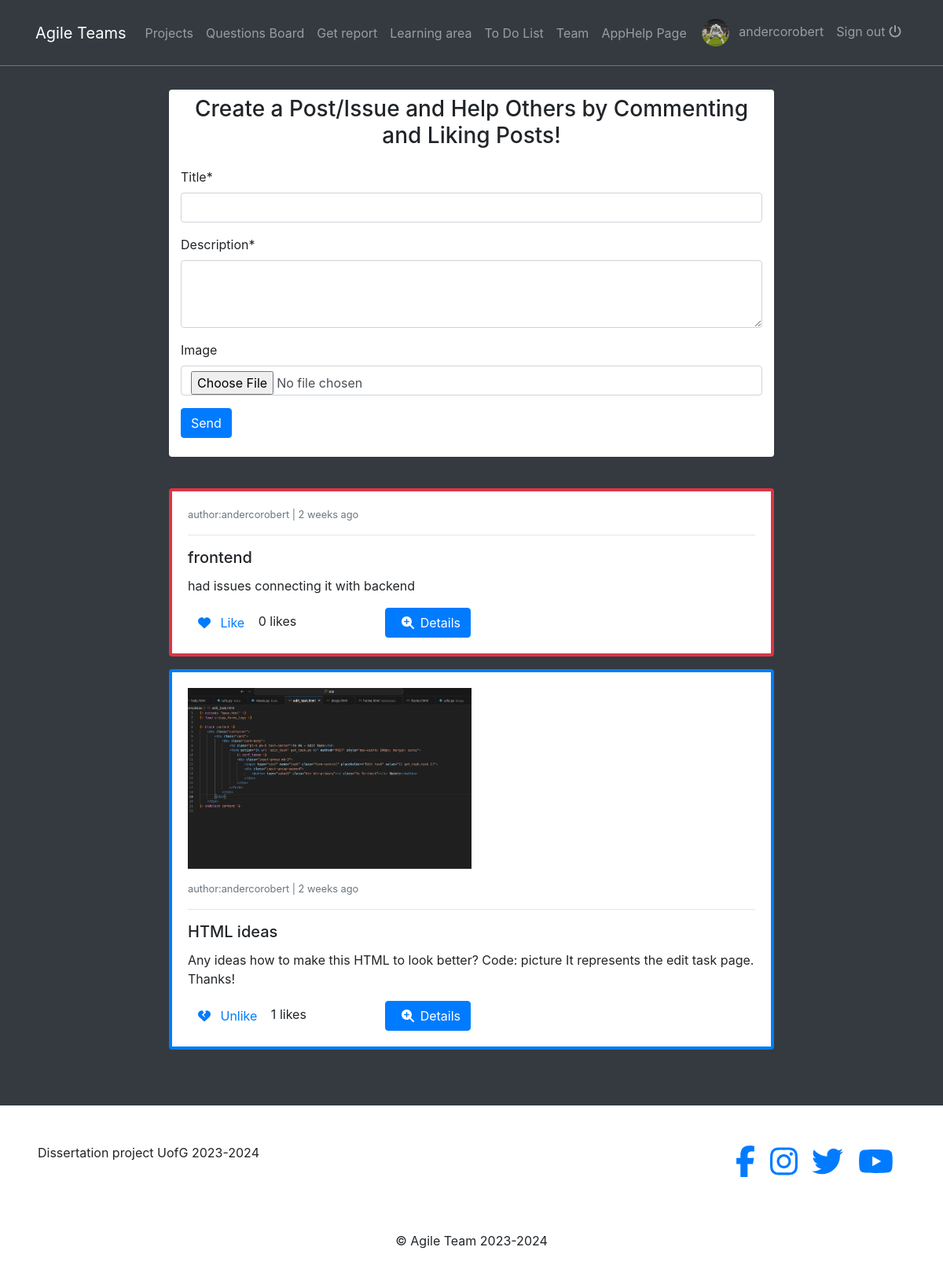
The page /posts/ (signed in) on the database its author committed.
### posts/models.py (models this page shows, shortened)
class Post(models.Model):
    author = models.ForeignKey(Profile, on_delete=models.CASCADE)
    liked = models.ManyToManyField(Profile, related_name="liked", blank=True)
    updated = models.DateTimeField(auto_now=True)
    created = models.DateTimeField(auto_now_add=True)

class ProblemPost(Post):
    report = models.ForeignKey(Report, on_delete=models.CASCADE)
    problem_reported = models.ForeignKey(ProblemReported, on_delete=models.CASCADE)
    objects = PostManager()
    def get_absolute_url(self):
        return reverse("posts:pp-detail", kwargs={"pk1": self.pk, 'pk': self.problem_reported.id})

class Post(models.Model):
    author = models.ForeignKey(Profile, on_delete=models.CASCADE)
    liked = models.ManyToManyField(Profile, related_name="liked", blank=True)
    updated = models.DateTimeField(auto_now=True)
    created = models.DateTimeField(auto_now_add=True)

class GeneralPost(Post):
    title = models.CharField(max_length=200)
    description = models.CharField(max_length=300)
    image = models.ImageField(upload_to=get_upload_path, blank=True, validators=[FileExtensionValidator(['png','jpg', 'jpeg'])])
    def get_absolute_url(self):
        return reverse("posts:gp-detail", kwargs={"pk": self.pk})

### reports/models.py (models this page shows, shortened)
class ProblemReported(models.Model):
    category = models.ForeignKey(Category, on_delete=models.CASCADE)
    description = models.TextField()
    problem_id = models.CharField(max_length=12, unique=True, blank=True, default=random_code)
    breakdown = models.PositiveIntegerField()
    public = models.BooleanField(default=False)
    user = models.ForeignKey(User, on_delete=models.CASCADE)
    report = models.ForeignKey(Report, on_delete=models.CASCADE)
    updated = models.DateTimeField(auto_now=True)
    created = models.DateTimeField(auto_now_add=True)
    objects=ProblemReportedManager()
    class Meta:
        verbose_name = "Problem Reported"
        verbose_name_plural = "Problems Reported"

### categories/models.py (models this page shows)
class Category(models.Model):
    name = models.CharField(max_length=200)
    description = models.TextField(blank=True)
    updated = models.DateTimeField(auto_now=True)
    created = models.DateTimeField(auto_now_add=True)
    def __str__(self):
        return self.name
    class Meta:
        verbose_name = "Category"
        verbose_name_plural = "Categories"

### profiles/models.py (models this page shows)
class Profile(models.Model):
    user = models.OneToOneField(User, on_delete=models.CASCADE)
    bio = models.TextField()
    profile_picture = models.ImageField(upload_to=get_upload_path, default="uploads/profile/img/avatar.png", validators=[FileExtensionValidator(['png','jpg', 'jpeg'])])
    team = models.CharField(max_length=200)
    updated = models.DateTimeField(auto_now=True)
    created = models.DateTimeField(auto_now_add=True)
    def __str__(self):
        return "{}".format(self.user)

### posts/views.py (the view)
# urls.py: path('', PostCreateView.as_view(), name='post-list'),
class PostCreateView(FormUserRequiredMixin, CreateView):
    form_class = PostForm
    template_name = 'posts/board.html'
    success_url = reverse_lazy('posts:post-list')
    def get_context_data(self, **kwargs):
        qs1 = ProblemPost.objects.public_only()
        qs2 = GeneralPost.objects.all()
        qs = sorted(chain(qs1, qs2), reverse=True, key=lambda obj: obj.created)
        context=super().get_context_data(**kwargs)
        context["object_list"]= qs
        return context

### posts/forms.py (shortened to what this page needs)
class PostForm(forms.ModelForm):
    description = forms.CharField(widget=forms.Textarea(attrs={'rows':3}))
    class Meta:
        model = GeneralPost
        fields = ('title', 'description', 'image')

### blogs/context_processors.py (called while the page is built)
def get_categories(request):
    categories = Category.objects.all()
    return dict(categories=categories)

### posts/models.py (called while the page is built)
    def public_only(self):
        return self.filter(problem_reported__public = True)

### profiles/context_processors.py (called while the page is built)
def profile_pic(request):
    if request.user.is_authenticated:
        user = request.user
        try:
            profile_obj = Profile.objects.get(user=user)
            pic = profile_obj.profile_picture
        except Profile.DoesNotExist:
            pic = None
        return {'picture':pic}
    return {}

def get_profile(request):
    if request.user.is_authenticated:
        user = request.user
        try:
            profile_obj = Profile.objects.get(user=user)
        except Profile.DoesNotExist:
            pic = None
        return {'profile':profile_obj}
    return {}

### posts/templates/posts/board.html (shortened to what this page needs)
{% extends 'base.html' %}
{% load crispy_forms_tags %}
{% block content %}
{% if request.user.is_authenticated  %}
<div class="col-8 mx-auto" style="margin-top: 70px;">
    <div class ='container bg-white pt-2 pb-4 rounded'>
        <h3 class="text-center mb-4">Create a Post/Issue and Help Others by Commenting and Liking Posts!</h3>
        <form action="" method="POST" enctype="multipart/form-data">
            {{form|crispy}}
            <button type="submit" class="btn btn-primary">Send</button>
        </form>
    </div>
    <br>
    {% for obj in object_list %}
        <div class="{% if obj.problem_reported %}border-danger{% else %}border-primary{% endif %} card card-body mt-3" style="border-width: 4px;">
            {% if obj.problem_reported %}
                <small class='text-muted'> author:{{obj.problem_reported.user}} | {{obj.problem_reported.created|timesince}} ago </small>
                <hr>
                <h5 class= 'card-title'> {{obj.problem_reported.category}}</h5>
                <p class='card-text'> {{obj.problem_reported.description}}</p>
            {% else %}
                {% if obj.image %}
                    <div class='mb-3'><img class='w-50' src='{{obj.image.url}}'></div>
                {% endif %}
                <small class='text-muted'> author:{{obj.author}} | {{obj.created|timesince}} ago </small>
                <hr>
                <h5 class='card-title'> {{obj.title}}</h5>
                <p class='card-text'> {{obj.description}}</p>
            {% endif %}
            <form action="{% url "posts:post-like" %}" method='POST'>
                <div class='row'>
                    <div class='col-4'>
                        <button class='btn btn-link' type='submit' style="text-decoration:none">
                        {% if profile not in obj.liked.all%}
                                <i class="fa-solid fa-heart"></i>
                                <span class='ml-2'>Like</span>
                        {% else %}
                                <i class="fa-solid fa-heart-crack"></i>
                                <span class='ml-2'>Unlike</span>
                        {% endif %}
                        </button>
                        <span class="text-black"> {{obj.liked.all.count}} likes </span>
                    </div>
                    <div class='col-4'>
                        <a href='{{obj.get_absolute_url}}' class='btn btn-primary'>
                            <span class='ml-2'><i class="fa-solid fa-magnifying-glass-plus mr-2"></i>Details </span>
                        </a>
                    </div>
                </div>
            </form>
        </div>
    {% endfor %}
{% else %}
    <div class = "text-white text-center h3" style="margin-top: 70px;"> Please log in! </div>
{% endif %}
<div class ="col-6 mx-auto m-10" style="margin-top: 70px;"> </div>
</div>
{% endblock content %}

### templates/navbar.html (shortened to what this page needs)
<nav class="navbar navbar-icon-top navbar-expand-lg navbar-dark bg-dark border-bottom border-secondary fixed-top py-3">
    <div class="container">
        <a class="navbar-brand" href="{% url 'help' %}">Agile Teams</a>
        <div class="collapse navbar-collapse" id="navbarSupportedContent">
            <ul class="navbar-nav mr-auto">
                <li class="nav-item">
                    <a class="nav-link" href="{% url "reports:home" %}">Projects</a>
                </li>
                <li class="nav-item">
                    <a class="nav-link" href="{% url "posts:post-list" %}">Questions Board</a>
                </li>
                <li class="nav-item">
                    <a class="nav-link" href="{% url "reports:select-view" %}">Get report</a>
                </li>
                <li class="nav-item">
                    <a class="nav-link" href="{% url 'home' %}">Learning area</a>
                </li>
                <li class="nav-item">
                    <a class="nav-link" href="{% url 'todo' %}">To Do List</a>
                </li>
                <li class="nav-item">
                    <a class="nav-link" href="{% url 'team' %}">Team</a>
                </li>
                <li class="nav-item">
                    <a class="nav-link" href="{% url 'help' %}">AppHelp Page</a>
                </li>
            </ul>
            <ul class='navbar-nav'>
                {% if request.user.is_authenticated %}
                <li class='nav-item'>
                    <a class='nav-link' href='{% url "profiles:profile-view" %}'>
                        <img src='{{picture.url}}' class='img-avatar' alt='profile picture'>
                        <span class='ml-2'> {{request.user}} </span>
                    </a>
                </li>
                <li class="nav-item">
                    <a class="nav-link" href="{% url 'account_logout' %}">
                        Sign out <i class="fas fa-power-off mt-2"></i>
                    </a>
                </li>
                {% else %}
                  <li class="nav-item">
                        <a class="nav-link" href="{% url 'account_login' %}">
                            Sign in <i class="fa fa-sign-in-alt"></i>
                        </a>
                    </li>
                {% endif %}
            </ul>
        </div>
    </div>
</nav>

### static_project/css/style.css (style rules this page uses)
.img-avatar { height: 35px; width: 35px; border-radius: 50%; }

### rows shown on the page
ProblemPost: problem_reported.user "andercorobert", problem_reported.created "2 weeks", problem_reported.category "frontend", problem_reported.description "had issues connecting it with backend", shows "Like", liked.all.count "0"
GeneralPost: image (picture), author "andercorobert", created "2 weeks", title "HTML ideas", description "Any ideas how to make this HTML to look better? Code: picture It represents the edit task page. Thanks!", shows "Unlike", liked.all.count "1"

### other values the page prints
{{ request.user }} "andercorobert"
